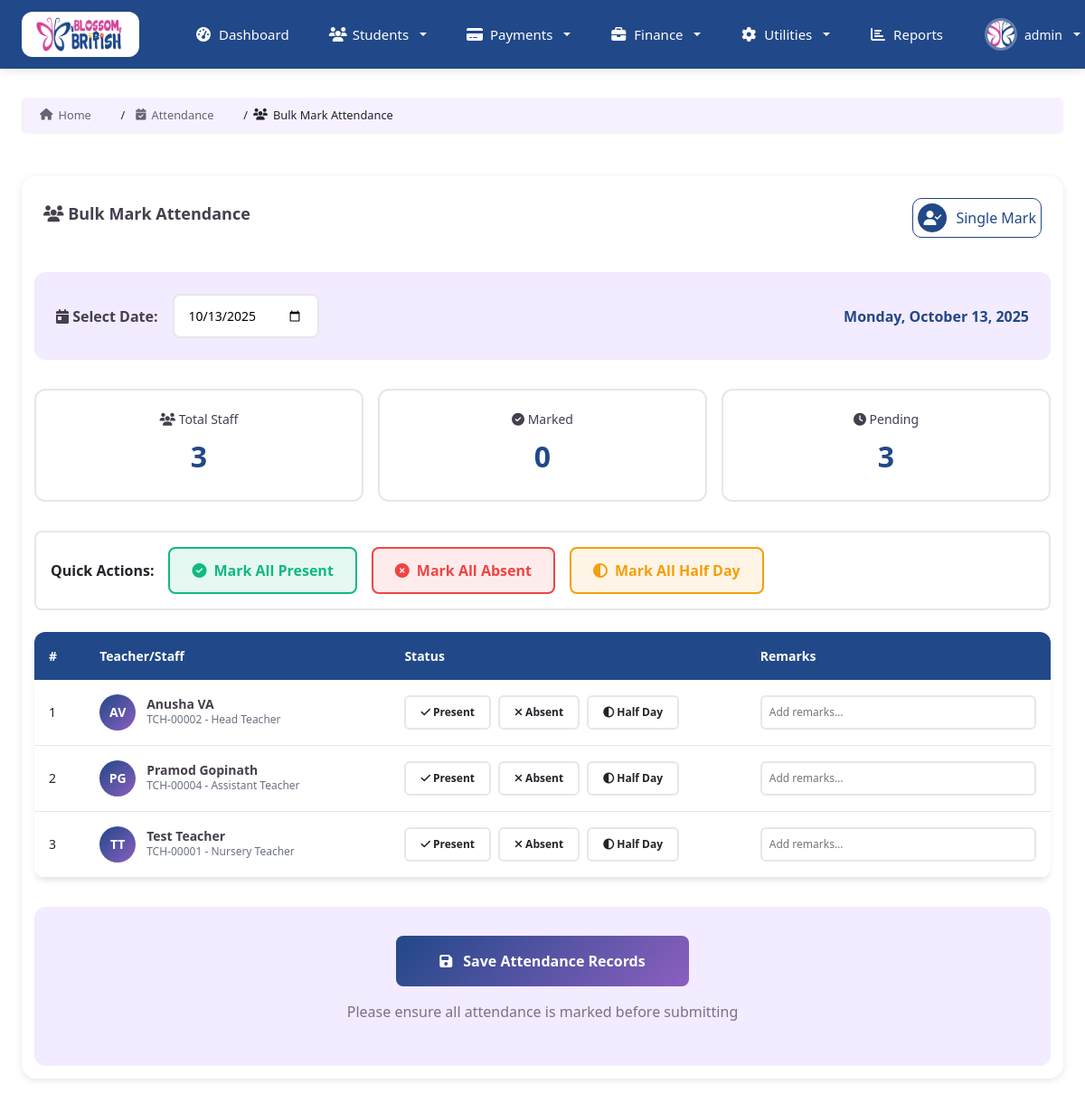
The page /utils/attendance/bulk/ (signed in) on the database as committed earlier.
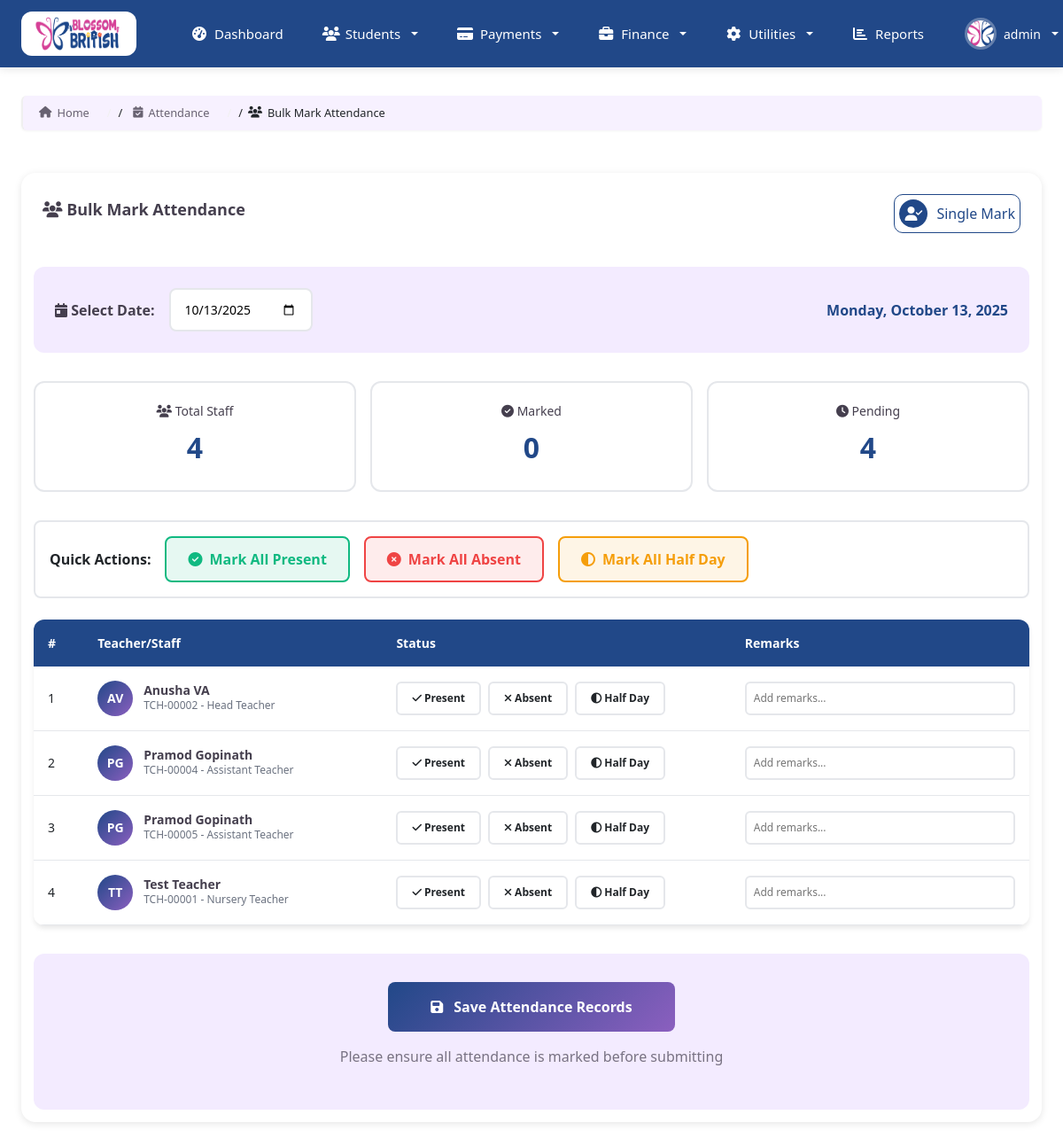
The same page on the database as committed later.
### utils/models.py (models this page shows, shortened)
class Teacher(models.Model):
    POSITION_CHOICES = [
        ('nursery_teacher', 'Nursery Teacher'),
        ('assistant_teacher', 'Assistant Teacher'),
        ('head_teacher', 'Head Teacher'),
        ('manager', 'Manager'),
        ('admin_staff', 'Administrative Staff'),
        ('support_staff', 'Support Staff'),
    ]
    STATUS_CHOICES = [
        ('active', 'Active'),
        ('on_probation', 'On Probation'),
        ('on_leave', 'On Leave'),
        ('resigned', 'Resigned'),
        ('terminated', 'Terminated'),
    ]
    GENDER_CHOICES = [
        ('male', 'Male'),
        ('female', 'Female'),
        ('other', 'Other'),
    ]
    teacher_id = models.CharField(max_length=20, unique=True, editable=False)
    first_name = models.CharField(max_length=100)
    last_name = models.CharField(max_length=100)
    full_name = models.CharField(max_length=200, blank=True)
    gender = models.CharField(max_length=10, choices=GENDER_CHOICES)
    date_of_birth = models.DateField(null=True, blank=True)
    nationality = models.CharField(max_length=100)
    religion = models.CharField(max_length=100, blank=True)
    emirates_id = models.CharField(max_length=20, blank=True, unique=True, null=True)
    passport_number = models.CharField(max_length=50, blank=True)
    email = models.EmailField(unique=True)
    phone_number = models.CharField(max_length=20)
    alternative_phone = models.CharField(max_length=20, blank=True)
    full_address = models.TextField()
    city = models.CharField(max_length=100)
    po_box = models.CharField(max_length=20, blank=True)
    position = models.CharField(max_length=50, choices=POSITION_CHOICES)
    start_date = models.DateField()
    end_date = models.DateField(null=True, blank=True)
    reporting_to = models.CharField(max_length=100, default='Nursery Manager')
    work_location = models.CharField(max_length=200, default='Blossom British Kids Center, Al Jurf, Ajman')
    working_hours_start = models.TimeField(default='08:00')
    working_hours_end = models.TimeField(default='17:00')
    working_days = models.CharField(max_length=100, default='Monday to Saturday')
    basic_salary = models.DecimalField(max_digits=10, decimal_places=2, validators=[MinValueValidator(0)])
    accommodation_allowance = models.DecimalField(max_digits=10, decimal_places=2, default=0, validators=[MinValueValidator(0)])
    transportation_allowance = models.DecimalField(max_digits=10, decimal_places=2, default=0, validators=[MinValueValidator(0)])
    total_salary = models.DecimalField(max_digits=10, decimal_places=2, editable=False)
    probation_period_months = models.IntegerField(default=6, validators=[MinValueValidator(1), MaxValueValidator(12)])
    annual_leave_days = models.IntegerField(default=30)
    highest_qualification = models.CharField(max_length=200)
    years_of_experience = models.IntegerField(validators=[MinValueValidator(0)])
    certifications = models.TextField(blank=True, help_text="List all relevant certifications")
    languages_spoken = models.CharField(max_length=200, blank=True)
    photo = models.ImageField(upload_to='teacher_photos/', blank=True, null=True)
    cv_document = models.FileField(upload_to='teacher_documents/cv/', blank=True, null=True)
    qualification_certificates = models.FileField(upload_to='teacher_documents/certificates/', blank=True, null=True)
    emirates_id_copy = models.FileField(upload_to='teacher_documents/emirates_id/', blank=True, null=True)
    passport_copy = models.FileField(upload_to='teacher_documents/passport/', blank=True, null=True)
    emergency_contact_name = models.CharField(max_length=100)
    emergency_contact_relationship = models.CharField(max_length=50)
    emergency_contact_phone = models.CharField(max_length=20)
    reference_1_name = models.CharField(max_length=100, blank=True)
    reference_1_contact = models.CharField(max_length=100, blank=True)
    reference_2_name = models.CharField(max_length=100, blank=True)
    reference_2_contact = models.CharField(max_length=100, blank=True)
    status = models.CharField(max_length=20, choices=STATUS_CHOICES, default='on_probation')
    is_active = models.BooleanField(default=True)
    offer_accepted = models.BooleanField(default=True)
    offer_acceptance_date = models.DateField(null=True, blank=True)
    contract_signed = models.BooleanField(default=False)
    contract_signed_date = models.DateField(null=True, blank=True)
    notes = models.TextField(blank=True)
    created_at = models.DateTimeField(auto_now_add=True)
    updated_at = models.DateTimeField(auto_now=True)
    class Meta:
        ordering = ['-created_at']
        verbose_name = 'Teacher/Staff'
        verbose_name_plural = 'Teachers/Staff'

### home/decorators.py (the view)
    def wrapper_func(request, *args, **kwargs):
        if request.user.is_authenticated:
            return view_func(request,*args,**kwargs)
        else:
            messages.info(request,"You are not logged in please login to continue")
            return redirect("signin")

### home/context_processors.py (called while the page is built)
def user_context(request):
    if isinstance(request.user, AnonymousUser):
        return {}
    return {
        'user_full_name': f"{request.user.first_name} {request.user.last_name}".strip(),
        'user_initials': f"{request.user.first_name[:1]}{request.user.last_name[:1]}".upper() if request.user.first_name and request.user.last_name else request.user.username[:2].upper(),
        'user_role_display': request.user.role.title() if hasattr(request.user, 'role') else 'User',
    }

### templates/attendance/bulk_mark_attendance.html (shortened to what the changed rows need)
{% extends 'auth_templates/index.html' %}
{% load static %}
{% block content %}
<div class="students-container">
    <div class="dashboard-card-1">
        <div class="card-content">
            <div class="bulk-attendance-container">
                <form method="post" id="bulkAttendanceForm">
                    <div class="summary-cards">
                        <div class="summary-card">
                            <h4><i class="fas fa-users"></i> Total Staff</h4>
                            <p id="totalStaff">{{ teachers_data|length }}</p>
                        </div>
                        <div class="summary-card">
                            <h4><i class="fas fa-clock"></i> Pending</h4>
                            <p id="pendingCount">{{ teachers_data|length }}</p>
                        </div>
                    </div>
                    <div class="attendance-table-container">
                        <table class="attendance-table">
                            <thead>
                                <tr>
                                    <th style="width: 5%;">#</th>
                                    <th style="width: 30%;">Teacher/Staff</th>
                                    <th style="width: 35%;">Status</th>
                                    <th style="width: 30%;">Remarks</th>
                                </tr>
                            </thead>
                            <tbody>
                                {% for data in teachers_data %}
                                <tr>
                                    <td>{{ forloop.counter }}</td>
                                    <td>
                                        <div class="teacher-info">
                                            <div class="avatar">
                                                {{ data.teacher.first_name|first }}{{ data.teacher.last_name|first }}
                                            </div>
                                            <div class="teacher-details">
                                                <h5>{{ data.teacher.full_name }}</h5>
                                                <p>{{ data.teacher.teacher_id }} - {{ data.teacher.get_position_display }}</p>
                                            </div>
                                        </div>
                                    </td>
                                    <td>
                                        <div class="status-radio-group">
                                            <label for="present_{{ data.teacher.id }}" class="status-radio-label present">
                                                <i class="fas fa-check"></i> Present
                                            </label>
                                            <label for="absent_{{ data.teacher.id }}" class="status-radio-label absent">
                                                <i class="fas fa-times"></i> Absent
                                            </label>
                                            <label for="half_{{ data.teacher.id }}" class="status-radio-label half-day">
                                                <i class="fas fa-adjust"></i> Half Day
                                            </label>
                                        </div>
                                    </td>
                                    <td>
                                        <input type="text" name="remarks_{{ data.teacher.id }}"
                                               class="remarks-input" placeholder="Add remarks..."
                                               value="{{ data.existing_remarks }}">
                                    </td>
                                </tr>
                                {% endfor %}
                            </tbody>
                        </table>
                    </div>
                </form>
            </div>
        </div>
    </div>
</div>
{% endblock %}

Rows that differ between the two databases and show on the page:
added Teacher: teacher.first_name|first "P", teacher.last_name|first "G", teacher.full_name "Pramod Gopinath", teacher.teacher_id "TCH-00005", teacher.position "Assistant Teacher"
Other text that changed with them:
{{ teachers_data|length }}: "3" → "4"
